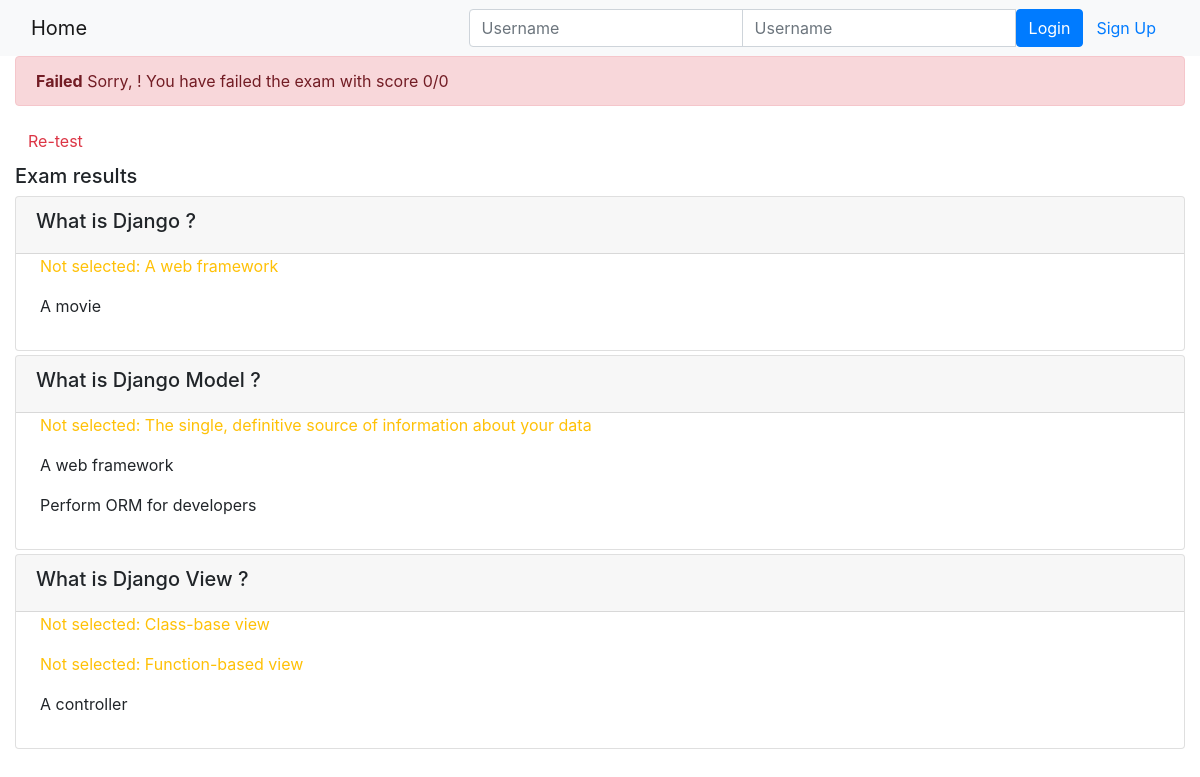
Page /onlinecourse/course/1/submission/1/result/ on the committed database.
### onlinecourse/models.py (models this page shows, shortened)
class Question(models.Model):
    course = models.ForeignKey(Course, on_delete=models.CASCADE)
    text = models.CharField(null=False, max_length=300, default='Question text')
    grade = models.IntegerField(default=1)

class Choice(models.Model):
    question = models.ForeignKey(Question, on_delete=models.CASCADE)
    text = models.CharField(null=False, max_length=300, default='Choice text')
    is_correct = models.BooleanField(default=False)

### onlinecourse/views.py (the view)
# urls.py: path('course/<int:course_id>/submission/<int:submission_id>/result/', views.show_exam_result, name="show_exam_result")
def show_exam_result(request, course_id, submission_id):
    course = get_object_or_404(Course, pk=course_id)
    submission = get_object_or_404(Submission, pk=submission_id)
    context = {}
    selected_ids = []
    grade = 0
    total_grade = 0
    for choice in submission.choices.all():
        selected_ids.append(choice.id)
        total_grade += choice.question.grade
        if choice.is_correct:
            grade += choice.question.grade
    context['course'] = course
    context['selected_ids'] = selected_ids
    context['grade'] = grade
    context['total_grade'] = total_grade
    return render(request, 'onlinecourse/exam_result_bootstrap.html', context)

### onlinecourse/templates/onlinecourse/exam_result_bootstrap.html (shortened to what this page needs)
<!DOCTYPE html>
<html lang="en">
<head>
    {% load static %}
    <link rel="stylesheet" href="https://maxcdn.bootstrapcdn.com/bootstrap/4.5.2/css/bootstrap.min.css">
</head>
<body>
 <nav class="navbar navbar-light bg-light">
    <div class="container-fluid">
        <div class="navbar-header">
              <a class="navbar-brand" href="{% url 'onlinecourse:index' %}">Home</a>
        </div>
        <ul class="nav navbar-nav navbar-right">
            {% if user.is_authenticated %}
            <li>
                <a class="btn btn-link" href="#">{{ user.first_name }}({{ user.username }})</a>
                <a class="btn btn-link" href="{% url 'onlinecourse:logout' %}">Logout</a>
            </li>
            {% else %}
            <li>
                <form class="form-inline" action="{% url 'onlinecourse:login' %}" method="post">
                    <div class="input-group">
                        <input type="text" class="form-control" placeholder="Username" name="username" >
                        <input type="password" class="form-control" placeholder="Username" name="psw" >
                        <button class="btn btn-primary" type="submit">Login</button>
                        <a class="btn btn-link" href="{% url 'onlinecourse:registration' %}">Sign Up</a>
                    </div>
                </form>
            </li>
            {% endif %}
        </ul>
    </div>
</nav>
<div class="container-fluid">
    {% if grade > 80 %}
    <div class="alert alert-success">
       <strong>Congratualtions, {{ user.first_name }}!</strong> You have passed the exam and completed he course with score {{grade}}/{{total_grade}}
    </div>
    {% else %}
    <div class="alert alert-danger">
        <strong>Failed</strong> Sorry, {{ user.first_name }}! You have failed the exam with score {{grade}}/{{total_grade}}
    </div>
    <a class="btn btn-link text-danger" href="{% url 'onlinecourse:course_details' course.id %}">Re-test</a>
    {% endif %}
    <div class="card-columns-vertical mt-1">
        <h5 class="">Exam results</h5>
        {% for question in course.question_set.all %}
            <div class="card mt-1">
                <div class="card-header"><h5>{{ question.text}}</h5></div>
                <div class="form-group">
                    {% for choice in question.choice_set.all %}
                        {% if choice.is_correct %}
                            {% if choice.id in selected_ids %}
                                <p class="text-success pl-4">Correct answer: {{ choice.text }}</p>
                            {% else %}
                                <p class="text-warning pl-4">Not selected: {{ choice.text }}</p>
                            {% endif %}
                        {% else %}
                            {% if choice.id in selected_ids %}
                                <p class="text-warning pl-4">Wrong answer: {{ choice.text }}</p>
                            {% else %}
                                <p class="pl-4">{{ choice.text }}</p>
                            {% endif %}
                        {% endif %}
                    {% endfor %}
                </div>
            </div>
        {% endfor %}
    </div>
</div>
</body>
</html>

### rows in the picture
Question: text "What is Django ?"
Choice: text "A web framework"
Choice: text "A movie"
Question: text "What is Django Model ?"
Choice: text "The single, definitive source of information about your data"
Choice: text "A web framework"
Choice: text "Perform ORM for developers"
Question: text "What is Django View ?"
Choice: text "Class-base view"
Choice: text "Function-based view"
Choice: text "A controller"

### other values in the picture
{{ grade }} "0"
{{ total_grade }} "0"
